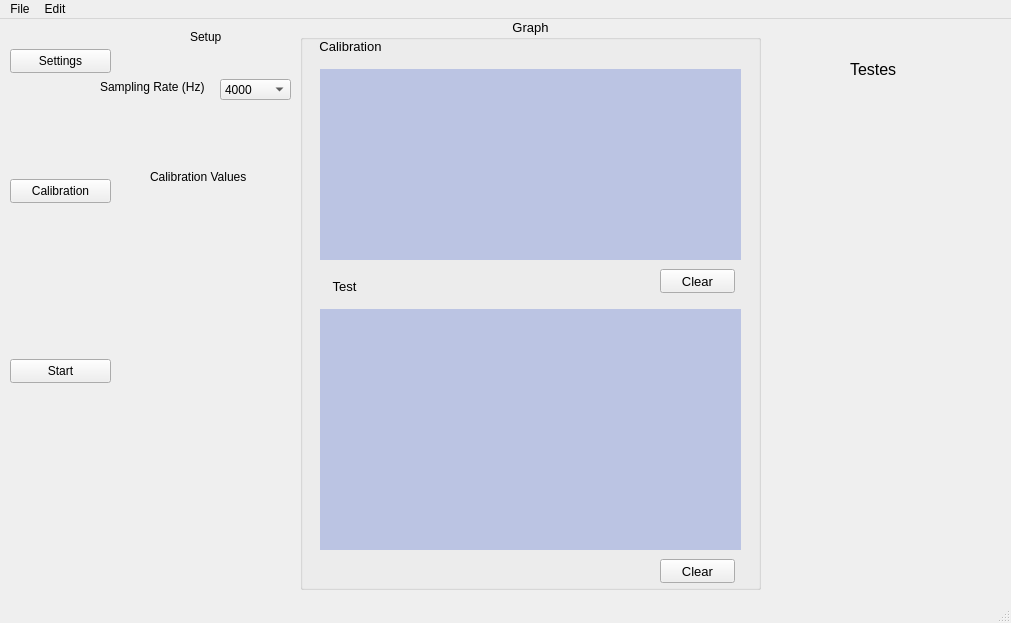
<?xml version="1.0" encoding="UTF-8"?>
<ui version="4.0">
 <class>MainWindow</class>
 <widget class="QMainWindow" name="MainWindow">
  <property name="geometry">
   <rect>
    <x>0</x>
    <y>0</y>
    <width>1011</width>
    <height>623</height>
   </rect>
  </property>
  <property name="windowTitle">
   <string>MainWindow</string>
  </property>
  <widget class="QWidget" name="centralwidget">
   <widget class="QPushButton" name="pushButtonCalibration">
    <property name="geometry">
     <rect>
      <x>10</x>
      <y>160</y>
      <width>101</width>
      <height>24</height>
     </rect>
    </property>
    <property name="text">
     <string>Calibration</string>
    </property>
   </widget>
   <widget class="QLabel" name="labelTests">
    <property name="geometry">
     <rect>
      <x>850</x>
      <y>40</y>
      <width>71</width>
      <height>21</height>
     </rect>
    </property>
    <property name="font">
     <font>
      <pointsize>12</pointsize>
     </font>
    </property>
    <property name="text">
     <string>Testes</string>
    </property>
   </widget>
   <widget class="QPushButton" name="pushButtonStart">
    <property name="geometry">
     <rect>
      <x>10</x>
      <y>340</y>
      <width>101</width>
      <height>24</height>
     </rect>
    </property>
    <property name="text">
     <string>Start</string>
    </property>
   </widget>
   <widget class="QLabel" name="labelCalibration">
    <property name="geometry">
     <rect>
      <x>150</x>
      <y>150</y>
      <width>101</width>
      <height>16</height>
     </rect>
    </property>
    <property name="text">
     <string>Calibration Values</string>
    </property>
   </widget>
   <widget class="QLabel" name="labelSetup">
    <property name="geometry">
     <rect>
      <x>190</x>
      <y>10</y>
      <width>49</width>
      <height>16</height>
     </rect>
    </property>
    <property name="text">
     <string>Setup</string>
    </property>
   </widget>
   <widget class="QPushButton" name="pushButtonSettings">
    <property name="geometry">
     <rect>
      <x>10</x>
      <y>30</y>
      <width>101</width>
      <height>24</height>
     </rect>
    </property>
    <property name="text">
     <string>Settings</string>
    </property>
   </widget>
   <widget class="QGroupBox" name="groupBoxGraph">
    <property name="geometry">
     <rect>
      <x>300</x>
      <y>0</y>
      <width>461</width>
      <height>571</height>
     </rect>
    </property>
    <property name="font">
     <font>
      <pointsize>10</pointsize>
     </font>
    </property>
    <property name="title">
     <string>Graph</string>
    </property>
    <property name="alignment">
     <set>Qt::AlignHCenter|Qt::AlignTop</set>
    </property>
    <widget class="QLabel" name="labelCalibrationGraph">
     <property name="geometry">
      <rect>
       <x>10</x>
       <y>20</y>
       <width>81</width>
       <height>21</height>
      </rect>
     </property>
     <property name="text">
      <string>Calibration</string>
     </property>
     <property name="alignment">
      <set>Qt::AlignHCenter|Qt::AlignTop</set>
     </property>
    </widget>
    <widget class="QLabel" name="labelTestGraph">
     <property name="geometry">
      <rect>
       <x>20</x>
       <y>260</y>
       <width>49</width>
       <height>16</height>
      </rect>
     </property>
     <property name="text">
      <string>Test</string>
     </property>
     <property name="alignment">
      <set>Qt::AlignHCenter|Qt::AlignTop</set>
     </property>
    </widget>
    <widget class="QWidget" name="widgetCalibrationGraph" native="true">
     <property name="geometry">
      <rect>
       <x>20</x>
       <y>50</y>
       <width>421</width>
       <height>191</height>
      </rect>
     </property>
     <property name="styleSheet">
      <string notr="true">background-color: rgb(187, 196, 227);</string>
     </property>
    </widget>
    <widget class="QWidget" name="widgetTestGraph" native="true">
     <property name="geometry">
      <rect>
       <x>20</x>
       <y>290</y>
       <width>421</width>
       <height>241</height>
      </rect>
     </property>
     <property name="styleSheet">
      <string notr="true">background-color: rgb(187, 196, 227);</string>
     </property>
    </widget>
    <widget class="QPushButton" name="pushButtonClearCalibration">
     <property name="geometry">
      <rect>
       <x>360</x>
       <y>250</y>
       <width>75</width>
       <height>24</height>
      </rect>
     </property>
     <property name="text">
      <string>Clear</string>
     </property>
    </widget>
    <widget class="QPushButton" name="pushButtonClearTest">
     <property name="geometry">
      <rect>
       <x>360</x>
       <y>540</y>
       <width>75</width>
       <height>24</height>
      </rect>
     </property>
     <property name="text">
      <string>Clear</string>
     </property>
    </widget>
   </widget>
   <widget class="QLabel" name="label">
    <property name="geometry">
     <rect>
      <x>100</x>
      <y>60</y>
      <width>111</width>
      <height>16</height>
     </rect>
    </property>
    <property name="text">
     <string>Sampling Rate (Hz)</string>
    </property>
   </widget>
   <widget class="QComboBox" name="comboBox">
    <property name="geometry">
     <rect>
      <x>220</x>
      <y>60</y>
      <width>71</width>
      <height>21</height>
     </rect>
    </property>
    <item>
     <property name="text">
      <string>4000</string>
     </property>
    </item>
    <item>
     <property name="text">
      <string>8000</string>
     </property>
    </item>
    <item>
     <property name="text">
      <string>16000</string>
     </property>
    </item>
   </widget>
  </widget>
  <widget class="QMenuBar" name="menubar">
   <property name="geometry">
    <rect>
     <x>0</x>
     <y>0</y>
     <width>1011</width>
     <height>22</height>
    </rect>
   </property>
   <widget class="QMenu" name="menuFile">
    <property name="title">
     <string>File</string>
    </property>
    <widget class="QMenu" name="menuNew">
     <property name="title">
      <string>New</string>
     </property>
     <addaction name="actionPatient"/>
     <addaction name="actionMeasure"/>
    </widget>
    <addaction name="menuNew"/>
    <addaction name="actionSave"/>
    <addaction name="actionSaveAs"/>
    <addaction name="actionImport"/>
    <addaction name="actionExport"/>
   </widget>
   <widget class="QMenu" name="menuEdit">
    <property name="title">
     <string>Edit</string>
    </property>
    <addaction name="actionCopy"/>
   </widget>
   <addaction name="menuFile"/>
   <addaction name="menuEdit"/>
  </widget>
  <widget class="QStatusBar" name="statusbar"/>
  <action name="actionPatient">
   <property name="text">
    <string>Patient</string>
   </property>
   <property name="statusTip">
    <string>Create a new patient file</string>
   </property>
   <property name="shortcut">
    <string>Ctrl+N</string>
   </property>
  </action>
  <action name="actionMeasure">
   <property name="text">
    <string>Measure</string>
   </property>
   <property name="statusTip">
    <string>Create a new measure</string>
   </property>
   <property name="shortcut">
    <string>Ctrl+Shift+N</string>
   </property>
  </action>
  <action name="actionSave">
   <property name="text">
    <string>Save</string>
   </property>
   <property name="shortcut">
    <string>Ctrl+S</string>
   </property>
  </action>
  <action name="actionSaveAs">
   <property name="text">
    <string>Save As...</string>
   </property>
   <property name="shortcut">
    <string>Ctrl+Shift+S</string>
   </property>
  </action>
  <action name="actionCopy">
   <property name="text">
    <string>Copy</string>
   </property>
  </action>
  <action name="actionImport">
   <property name="text">
    <string>Import</string>
   </property>
   <property name="shortcut">
    <string>Ctrl+I</string>
   </property>
  </action>
  <action name="actionExport">
   <property name="text">
    <string>Export</string>
   </property>
  </action>
 </widget>
 <resources/>
 <connections/>
</ui>
